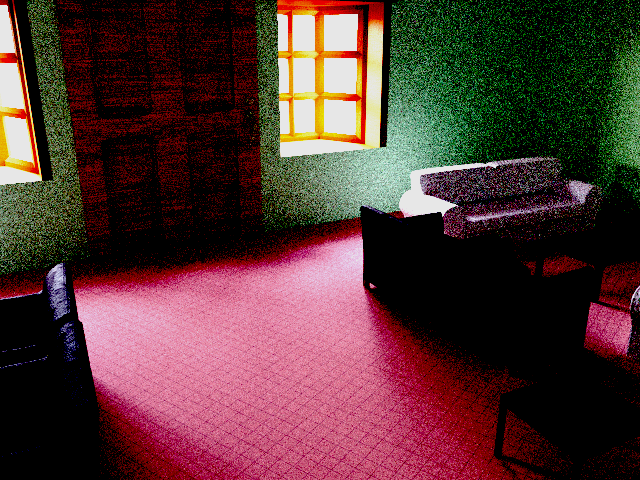
#> input picture Labs/LabExams/LabExam-1A/Model-A/Model-A/Q1.png, 640 x 480 px
$ python -i Segmentation.py   (imports and definitions only)
#> lines starting #> are read from the running program, lines starting #| are printed output that depends on the picture
import numpy as np
from scipy import ndimage
from sklearn.cluster import KMeans

def is_rgb(image):
    """Check if image is RGB."""
    return len(image.shape) == 3 and image.shape[2] == 3

def rgb_to_gray(image):
    """Convert RGB to grayscale using luminosity method."""
    return np.dot(image[...,:3], [0.2989, 0.5870, 0.1140])

# [55 lines left out: functions otsu_threshold, region_growing, not called in this run]

def watershed_segmentation(image):
    """Implement watershed segmentation."""
    if is_rgb(image):
        image = rgb_to_gray(image)

    gradient_x = ndimage.sobel(image, axis=0)
    gradient_y = ndimage.sobel(image, axis=1)
    gradient = np.sqrt(gradient_x**2 + gradient_y**2)

    local_min = ndimage.minimum_filter(gradient, size=3) == gradient
    markers, num_features = ndimage.label(local_min)
    watershed = ndimage.watershed_ift(gradient.astype(np.uint8), markers)

    return watershed

# [49 lines left out: functions kmeans_segmentation, adaptive_threshold, multi_otsu_threshold, not called in this run]

>>> import cv2
>>> picture = cv2.imread('../Q1.png', cv2.IMREAD_GRAYSCALE)
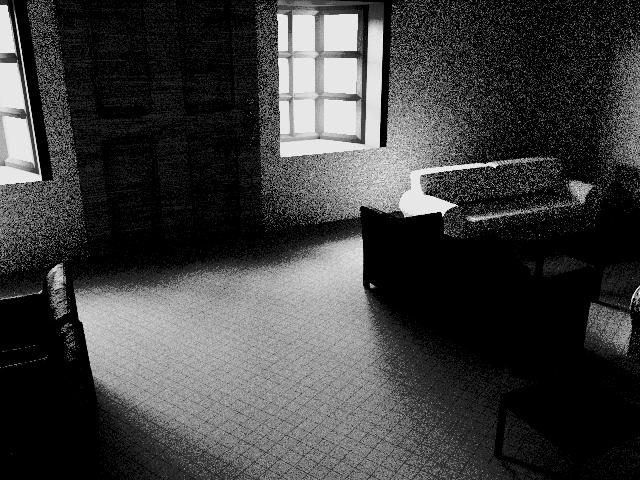
#> picture: shape (480, 640); min 0, max 231, mean 61.9
>>> result = watershed_segmentation(picture)
#> in watershed_segmentation, `gradient_x = ndimage.sobel(image, axis=0)`:
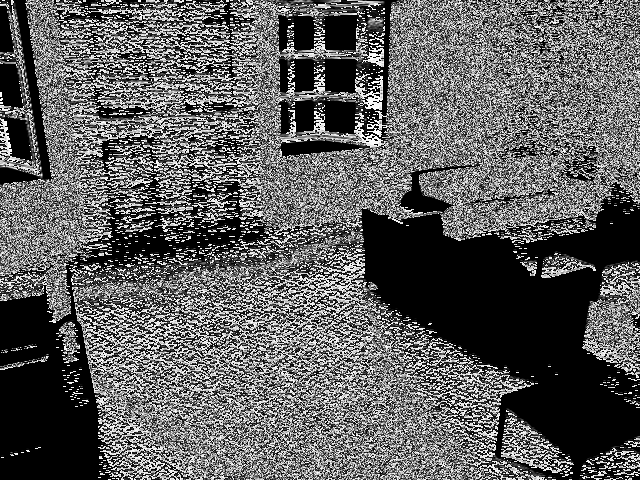
#> gradient_x: shape (480, 640); min 0, max 255, mean 93.8
#> in watershed_segmentation, `gradient_y = ndimage.sobel(image, axis=1)`:
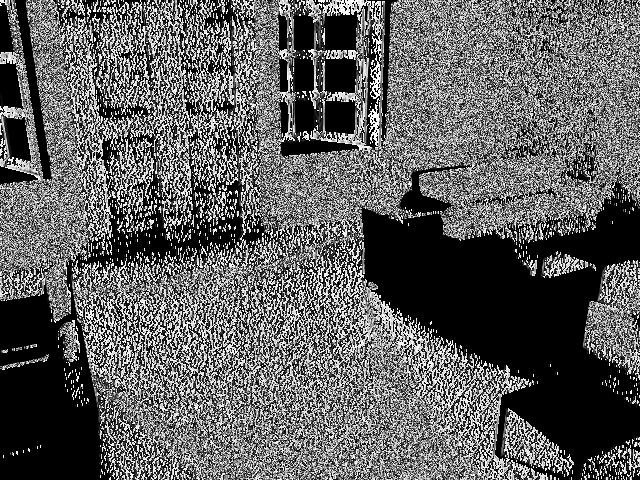
#> gradient_y: shape (480, 640); min 0, max 255, mean 95
#> in watershed_segmentation, `gradient = np.sqrt(gradient_x**2 + gradient_y**2)`:
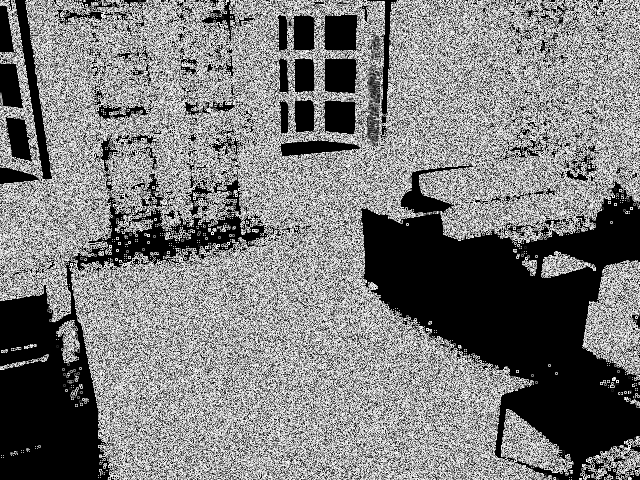
#> gradient: shape (480, 640) float16; min 0, max 15.81, mean 7.66; drawn with min black and max white
#> (the run stopped early here; a loop or call above may not have finished)
